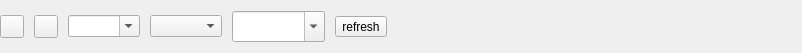
<?xml version="1.0" encoding="UTF-8"?>
<ui version="4.0">
 <class>CCrumWidget</class>
 <widget class="QWidget" name="CCrumWidget">
  <property name="geometry">
   <rect>
    <x>0</x>
    <y>0</y>
    <width>802</width>
    <height>53</height>
   </rect>
  </property>
  <property name="windowTitle">
   <string notr="true"/>
  </property>
  <layout class="QVBoxLayout" name="verticalLayout">
   <item>
    <layout class="QHBoxLayout" name="horizontalLayout">
     <property name="spacing">
      <number>10</number>
     </property>
     <item>
      <widget class="QToolButton" name="btMovePrev">
       <property name="toolTip">
        <string>previous page</string>
       </property>
       <property name="text">
        <string/>
       </property>
       <property name="icon">
        <iconset resource="resfile.qrc">
         <normaloff>:/new/icons/icons/leftarrow.png</normaloff>:/new/icons/icons/leftarrow.png</iconset>
       </property>
       <property name="shortcut">
        <string>Ctrl+PgUp</string>
       </property>
      </widget>
     </item>
     <item>
      <widget class="QToolButton" name="btMoveNext">
       <property name="toolTip">
        <string>next page</string>
       </property>
       <property name="text">
        <string/>
       </property>
       <property name="icon">
        <iconset resource="resfile.qrc">
         <normaloff>:/new/icons/icons/rightarrow.png</normaloff>:/new/icons/icons/rightarrow.png</iconset>
       </property>
       <property name="shortcut">
        <string>Ctrl+PgDown</string>
       </property>
      </widget>
     </item>
     <item>
      <widget class="QComboBox" name="cmbPages">
       <property name="sizePolicy">
        <sizepolicy hsizetype="Minimum" vsizetype="Fixed">
         <horstretch>0</horstretch>
         <verstretch>0</verstretch>
        </sizepolicy>
       </property>
       <property name="focusPolicy">
        <enum>Qt::WheelFocus</enum>
       </property>
       <property name="editable">
        <bool>true</bool>
       </property>
       <property name="insertPolicy">
        <enum>QComboBox::NoInsert</enum>
       </property>
       <property name="sizeAdjustPolicy">
        <enum>QComboBox::AdjustToContents</enum>
       </property>
      </widget>
     </item>
     <item>
      <widget class="QComboBox" name="cmbStretch">
       <property name="sizePolicy">
        <sizepolicy hsizetype="Minimum" vsizetype="Fixed">
         <horstretch>0</horstretch>
         <verstretch>0</verstretch>
        </sizepolicy>
       </property>
       <property name="editable">
        <bool>false</bool>
       </property>
      </widget>
     </item>
     <item>
      <widget class="QComboBox" name="cmbLetter">
       <property name="sizePolicy">
        <sizepolicy hsizetype="Minimum" vsizetype="Fixed">
         <horstretch>0</horstretch>
         <verstretch>0</verstretch>
        </sizepolicy>
       </property>
       <property name="font">
        <font>
         <family>Sans Serif</family>
         <pointsize>12</pointsize>
         <weight>75</weight>
         <bold>true</bold>
         <kerning>true</kerning>
        </font>
       </property>
       <property name="focusPolicy">
        <enum>Qt::WheelFocus</enum>
       </property>
       <property name="editable">
        <bool>true</bool>
       </property>
       <property name="insertPolicy">
        <enum>QComboBox::NoInsert</enum>
       </property>
       <property name="sizeAdjustPolicy">
        <enum>QComboBox::AdjustToContents</enum>
       </property>
      </widget>
     </item>
     <item>
      <widget class="QToolButton" name="btRefresh">
       <property name="focusPolicy">
        <enum>Qt::NoFocus</enum>
       </property>
       <property name="text">
        <string>refresh</string>
       </property>
      </widget>
     </item>
     <item>
      <spacer name="horizontalSpacer">
       <property name="orientation">
        <enum>Qt::Horizontal</enum>
       </property>
       <property name="sizeType">
        <enum>QSizePolicy::Expanding</enum>
       </property>
       <property name="sizeHint" stdset="0">
        <size>
         <width>249</width>
         <height>33</height>
        </size>
       </property>
      </spacer>
     </item>
    </layout>
   </item>
  </layout>
 </widget>
 <layoutdefault spacing="0" margin="0"/>
 <resources>
  <include location="resfile.qrc"/>
 </resources>
 <connections/>
</ui>
